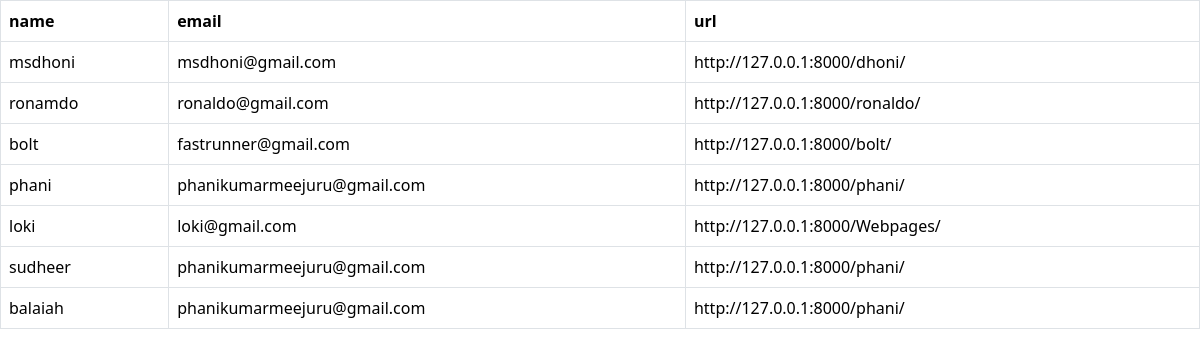
The app's page /tables/ with its own data.
### app/models.py (models this page shows, shortened)
class Webpage(models.Model):
    topic_name = models.ForeignKey(Topic,on_delete=models.CASCADE)
    name = models.CharField(max_length=100)
    email = models.EmailField()
    url = models.URLField()

### app/views.py (the view)
# urls.py: path('tables/',tables,name = 'tables'),
def tables(request):
    Webpage.objects.all()
    LPGS = Webpage.objects.all()
    d = {'LPGS': LPGS}
    return render(request,'tables.html',d)

### templates/tables.html (shortened to what this page needs)
<!DOCTYPE html>
<html lang="en">
<head>
    <link href="https://cdn.jsdelivr.net/npm/bootstrap@5.3.3/dist/css/bootstrap.min.css" rel="stylesheet">
</head>
<body>
    <table class="table table-bordered">
        <center>
            <tr>
                <th>name</th>
                <th>email</th>
                <th>url</th>
            </tr>
            {% for pn in LPGS %}
            <tr>
                <td>{{ pn.name}}</td>
                <td>{{pn.email}}</td>
                <td>{{pn.url}}</td>
            </tr>
            {% endfor %}
        </center>
    </table>
</body>
</html>

### records on screen
Webpage: name "msdhoni", email "msdhoni@gmail.com", url "http://127.0.0.1:8000/dhoni/"
Webpage: name "ronamdo", email "ronaldo@gmail.com", url "http://127.0.0.1:8000/ronaldo/"
Webpage: name "bolt", email "fastrunner@gmail.com", url "http://127.0.0.1:8000/bolt/"
Webpage: name "phani", email "phanikumarmeejuru@gmail.com", url "http://127.0.0.1:8000/phani/"
Webpage: name "loki", email "loki@gmail.com", url "http://127.0.0.1:8000/Webpages/"
Webpage: name "sudheer", email "phanikumarmeejuru@gmail.com", url "http://127.0.0.1:8000/phani/"
Webpage: name "balaiah", email "phanikumarmeejuru@gmail.com", url "http://127.0.0.1:8000/phani/"
